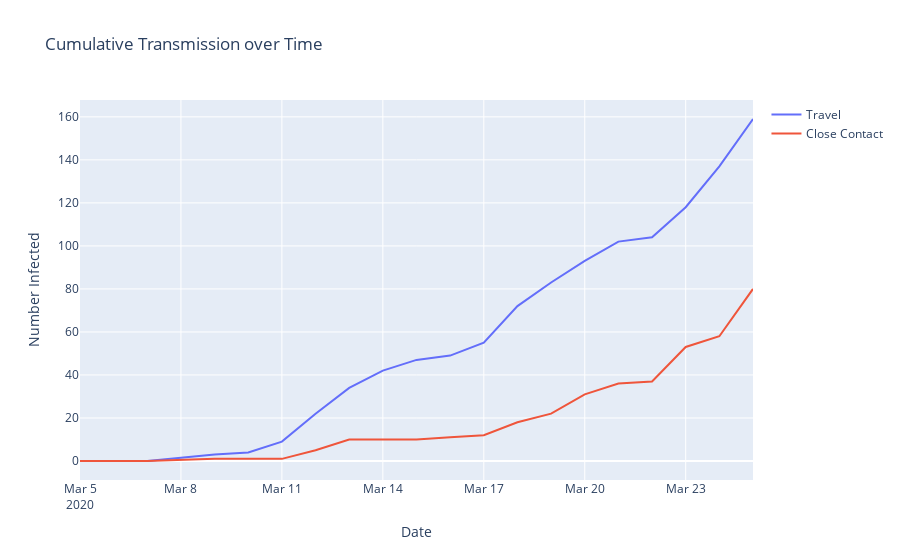

Notebook source saved alongside this figure:
### Code cell
fig = go.Figure()
fig.add_trace(go.Scatter(x=dates, y=cum_infections[0],
                    mode='lines',
                    name='Travel'))
fig.add_trace(go.Scatter(x=dates, y=cum_infections[1],
                    mode='lines',
                    name='Close Contact'))
fig.update_layout(
    title_text='Cumulative Transmission over Time', # title of plot
    xaxis_title_text='Date', # xaxis label
    yaxis_title_text='Number Infected', # yaxis label
)

fig.show()

### Figure 1 — Plotly figure (JSON) as saved in the notebook; plotly's stock layout.template omitted (floating-point values rounded to 4 significant figures)
{"data": [{"mode": "lines", "name": "Travel", "type": "scatter", "x": ["2020-03-05", "2020-03-06", "2020-03-07", "2020-03-09", "2020-03-10", "2020-03-11", "2020-03-12", "2020-03-13", "2020-03-14", "2020-03-15", "2020-03-16", "2020-03-17", "2020-03-18", "2020-03-19", "2020-03-20", "2020-03-21", "2020-03-22", "2020-03-23", "2020-03-24", "2020-03-25"], "y": [0, 0, 0, 3, 4, 9, 22, 34, 42, 47, 49, 55, 72, 83, 93, 102, 104, 118, 137, 159]}, {"mode": "lines", "name": "Close Contact", "type": "scatter", "x": ["2020-03-05", "2020-03-06", "2020-03-07", "2020-03-09", "2020-03-10", "2020-03-11", "2020-03-12", "2020-03-13", "2020-03-14", "2020-03-15", "2020-03-16", "2020-03-17", "2020-03-18", "2020-03-19", "2020-03-20", "2020-03-21", "2020-03-22", "2020-03-23", "2020-03-24", "2020-03-25"], "y": [0, 0, 0, 1, 1, 1, 5, 10, 10, 10, 11, 12, 18, 22, 31, 36, 37, 53, 58, 80]}], "layout": {"title": {"text": "Cumulative Transmission over Time"}, "xaxis": {"title": {"text": "Date"}}, "yaxis": {"title": {"text": "Number Infected"}}}}
